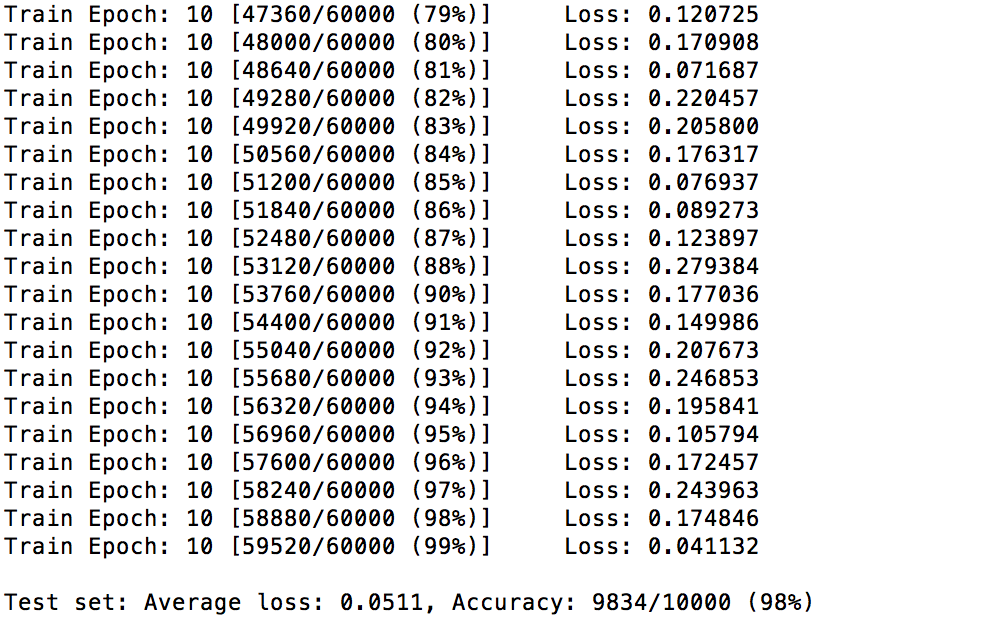
#> input picture Airton/Pytorch/images/pytorch example 2.png, 992 x 638 px, given in place of 042912A1_real_B.png, which was not available
$ jupyter execute --allow-errors PytorchEval.ipynb   (older library calls are emulated)   (text cells are left out)
#> lines starting #> are read from the running program, lines starting #| are printed output that depends on the picture; pictures that were not available may be replaced by others from this repository, and a replacement may not be noted
[cell 1]
from skimage.measure import compare_ssim as ssim
import matplotlib.pyplot as plt
import numpy as np
import cv2
from PIL import Image
import glob

[cell 2]
MSE = []
SSIM =[]

def mse(imageA, imageB):
    # the 'Mean Squared Error' between the two images is the
    # sum of the squared difference between the two images;
    # NOTE: the two images must have the same dimension
    err = np.sum((imageA.astype("float") - imageB.astype("float")) ** 2)
    err /= float(imageA.shape[0] * imageA.shape[1])
    # return the MSE, the lower the error, the more "similar"
    # the two images are
    return err

def compare_images(imageA, imageB, title):
    # compute the mean squared error and structural similarity
    # index for the images
    m = mse(imageA, imageB)
    s = ssim(imageA, imageB)
    #MSE.append(m)
    #SSIM.append(s)
    # setup the figure
    fig = plt.figure(title)
    plt.suptitle("MSE: %.2f, SSIM: %.2f" % (m, s))
    # show first image
    ax = fig.add_subplot(1, 2, 1)
    plt.imshow(imageA, cmap = plt.cm.gray)
    plt.axis("off")
    # show the second image
    ax = fig.add_subplot(1, 2, 2)
    plt.imshow(imageB, cmap = plt.cm.gray)
    plt.axis("off")
    # show the images
    plt.show()

[cell 3]
# load the images -- the original, the original + contrast,
# and the original + photoshop
original = cv2.imread("results/042912A1_real_B.png")
#> original is the input picture: shape (638, 992, 3); mean B, G, R 227.2, 227, 227.3
output = cv2.imread("results/042912A1_fake_B.png")
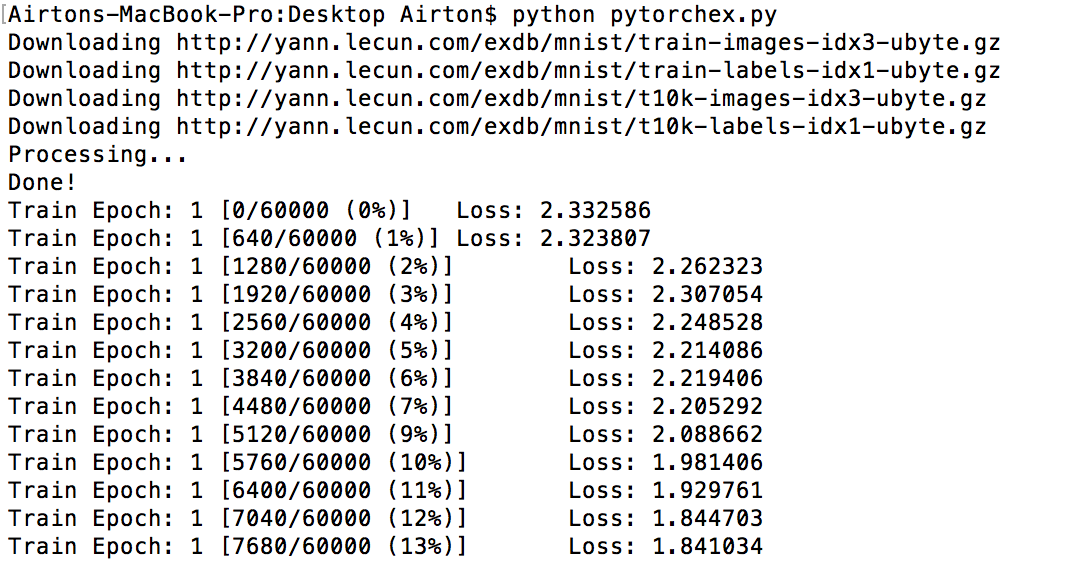
#> input picture Airton/Pytorch/images/pytorch example.png, 1088 x 566 px, given in place of 042912A1_fake_B.png, which was not available
#> output is the input picture: shape (566, 1088, 3); mean B, G, R 229.8, 229.7, 230

# convert the images to grayscale
original = cv2.cvtColor(original, cv2.COLOR_BGR2GRAY)
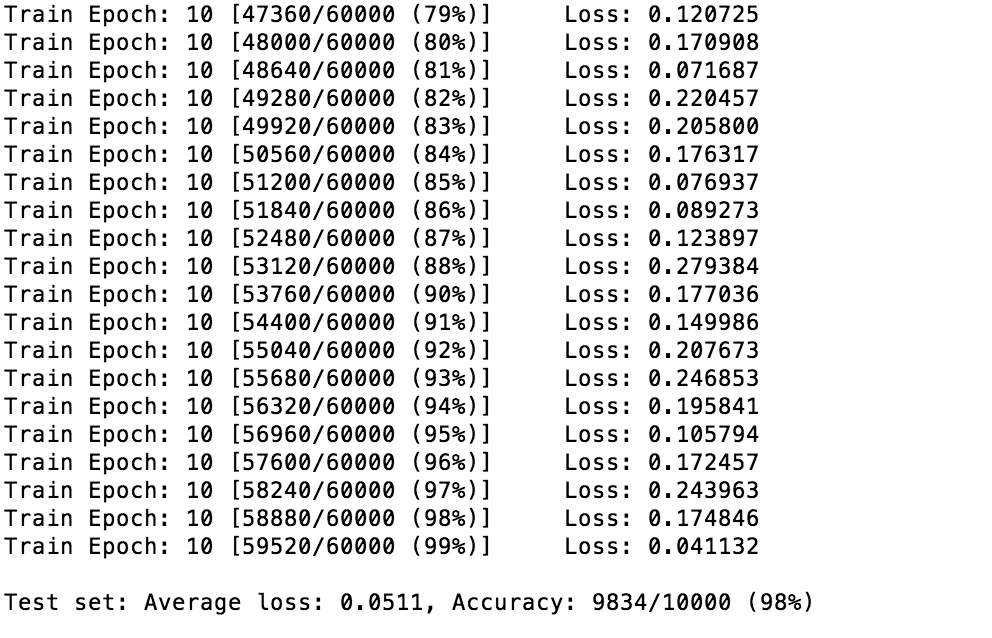
#> original: shape (638, 992); min 0, max 255, mean 227.2
output = cv2.cvtColor(output, cv2.COLOR_BGR2GRAY)
#> output: shape (566, 1088)

[cell 4]
# initialize the figure
fig = plt.figure("Images")
images = ("Original", original), ("Output", output)

# loop over the images
for (i, (name, image)) in enumerate(images):
    # show the image
    ax = fig.add_subplot(1, 2, i + 1)
    ax.set_title(name)
    plt.imshow(image, cmap = plt.cm.gray)
    plt.axis("off")
#> this loop made 2 passes
#> name on passes 1 to 2: 'Original', 'Output'
# show the figure
plt.show()
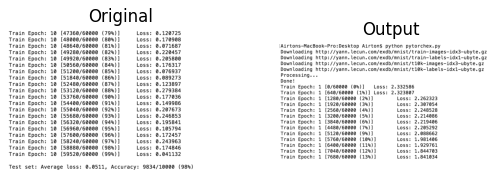
#> figure drawn by matplotlib, 2 panels
# compare the images
#compare_images(original, original, "Original vs. Original")
#> (the rest of this cell did not finish here and is left out)


#> (a cell that did not finish here is left out)

[cell 6]
from os import listdir
from os.path import isfile, join
import numpy
import cv2

mypath='results'
#> (the rest of this cell did not finish here and is left out)

#> (a cell that did not finish here is left out)

[cell 8]
import cv2
import glob

images = [cv2.imread(file) for file in glob.glob('Real/*.png')]
#> images = 1 item
images2 = [cv2.imread(file) for file in glob.glob('fake/*.png')]
#> images2 = 1 item

#> (a cell that did not finish here is left out)

#> (a cell that did not finish here is left out)

[cell 11]
print(MSE)
print(SSIM)

[cell 12]
#MSE.pop(-1)
#SSIM.pop(-1)

[cell 13]
print(len(MSE))
print(len(SSIM))
x=list(range(0,50))

#> (a cell that did not finish here is left out)

#> (a cell that did not finish here is left out)

[cell 16]
from sklearn.metrics import confusion_matrix
y_actu = original
y_pred = output
#> (the rest of this cell did not finish here and is left out)

[cell 17]
run1R = []
for filename in sorted(glob.glob('/Users/Airton/Desktop/Data/B/*B1.png')):
    im=Image.open(filename).convert('L')
    run1R.append(im)

[cell 18]
run1F = []
for filename in sorted(glob.glob('/Users/Airton/Desktop/Data/F/*B.png')):
    im=Image.open(filename).convert('L')
    run1F.append(im)

[cell 19]
print(len(run1F))
print(len(run1R))

#> (a cell that did not finish here is left out)

#> (a cell that did not finish here is left out)

[cell 22]
MSE = []
SSIM = []
for i in range(len(run1R)):
    m = mse(np.array(run1R[i]),np.array(run1F[i]))
    s = ssim(np.array(run1R[i]),np.array(run1F[i]))
    MSE.append(m)
    SSIM.append(s)
#> after the loop, MSE = []; SSIM = []

[cell 23]
print(MSE)

[cell 24]
print(SSIM)
